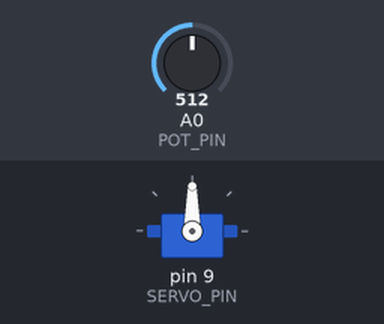
A sketch run on a simulated Arduino Uno, built with avr-gcc and run on an emulated ATmega328P. Parts: servo. The test bench sets the inputs (shaded band); at power-on: A0 (POT_PIN) = 512.

Above: at 1.2 s.
1.3 s: A0 (POT_PIN) set to 716
At 2.5 s:
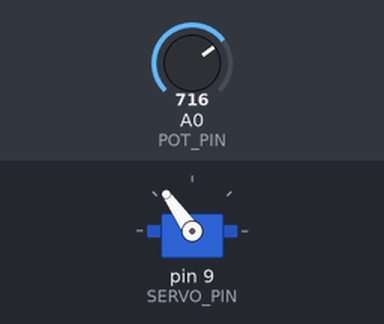
2.8 s: A0 (POT_PIN) set to 900
At 3.3 s:
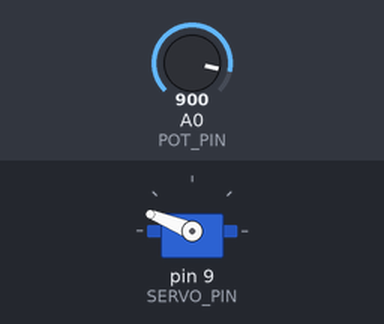
4.3 s: A0 (POT_PIN) set to 1023
At 4.7 s:
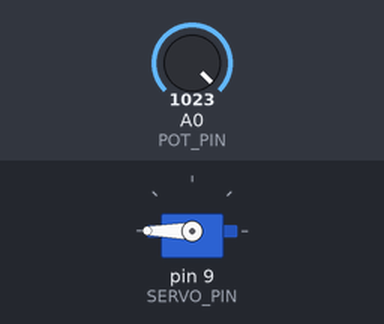
5.8 s: A0 (POT_PIN) set to 306
At 6.8 s:
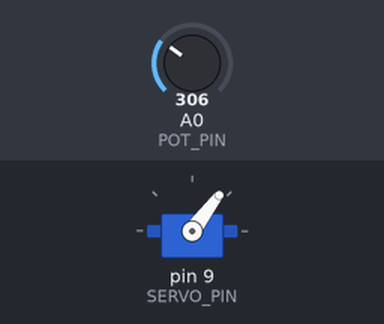
7.3 s: A0 (POT_PIN) set to 122
At 8.2 s:
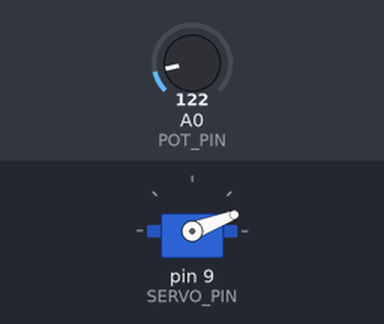
Timing chart, 0 to 9.8 s (numbered marks = the images above; inputs shaded):
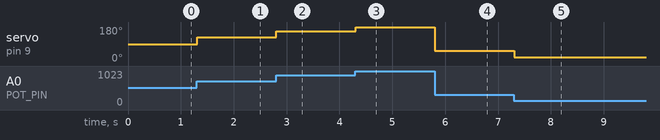

The sketch:

inter_tp1b_servo_pot.ino
```cpp
#include <Servo.h>

const byte SERVO_PIN = 9;
const byte POT_PIN = A0;

Servo monServo;

void setup() {
  monServo.attach(SERVO_PIN);
}

void loop() {
  int valeurPot = analogRead(POT_PIN);
  int angle = map(valeurPot, 0, 1023, 0, 180);

  monServo.write(angle);
  delay(15);
}
```

Measured:
- after the input at 1.3 s, servo on pin 9 (SERVO_PIN): 90° → 125° at once
- after the input at 2.8 s, servo on pin 9 (SERVO_PIN): 125° → 158° at once
- after the input at 4.3 s, servo on pin 9 (SERVO_PIN): 158° → 180° at once
- after the input at 5.8 s, servo on pin 9 (SERVO_PIN): 180° → 53° at once
- after the input at 7.3 s, servo on pin 9 (SERVO_PIN): 53° → 21° at once
